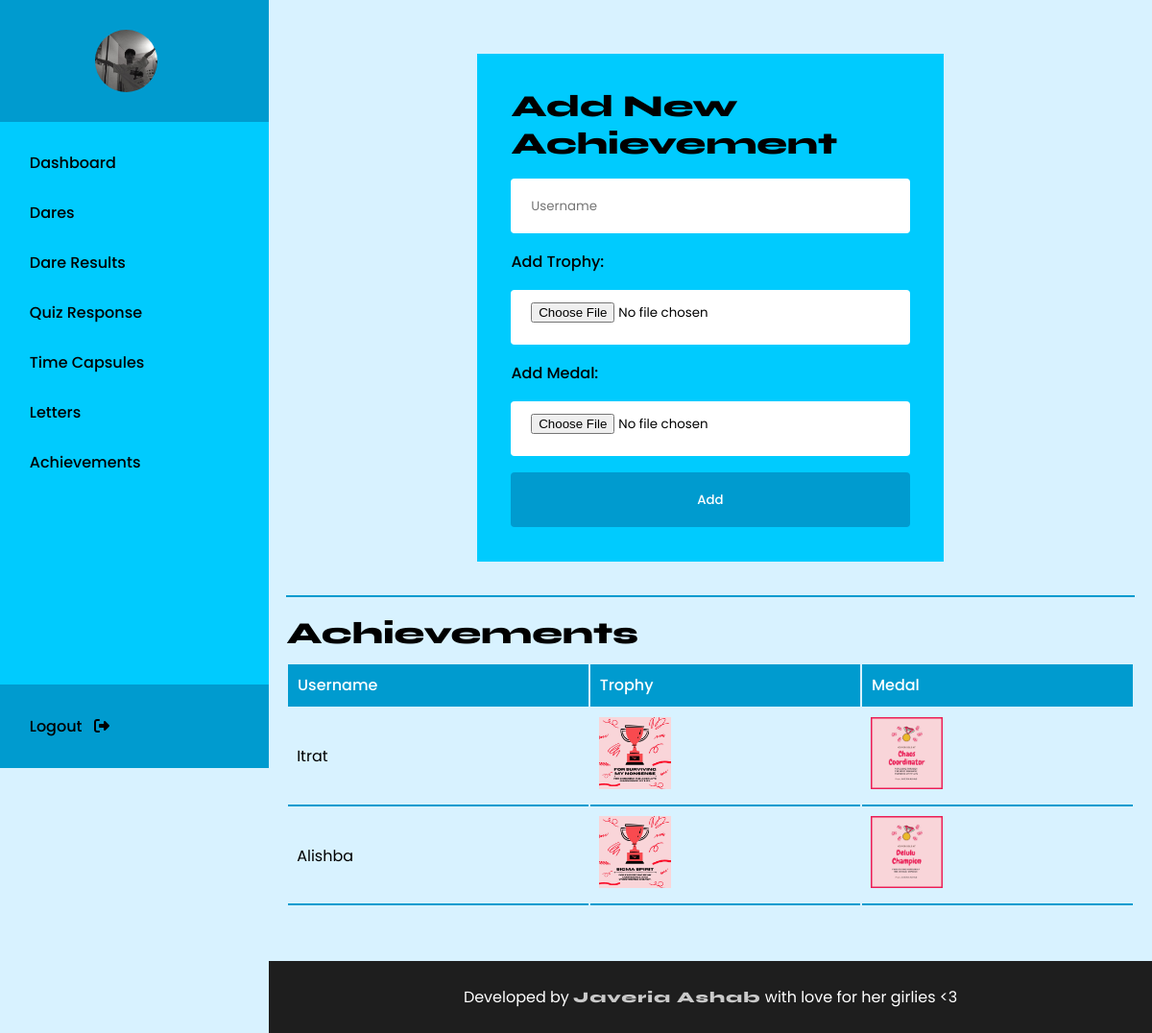
The page /admin/achievements.php on the database its author committed.
### tables this page shows
CREATE TABLE `achievements` (
  `id` int(11) NOT NULL,
  `user_name` varchar(255) NOT NULL,
  `trophy` varchar(255) DEFAULT NULL,
  `medal` varchar(255) DEFAULT NULL
);

### admin/achievements.php (the view, shortened to what this page needs)
<!DOCTYPE html>
<html lang="en">
<head>
    <link rel="stylesheet" href="./style.css">
</head>
<body>
    <?php include("./header.php") ?>
    <main>
    <div class="acheivement-form">
    <form method="post" enctype="multipart/form-data">
        <h1 class="syne-custom">Add New Achievement</h1>
        <input type="text" name="username" placeholder="Username" required>
        <label>Add Trophy:</label>
        <input type="file" name="trophy" required>
        <label>Add Medal:</label>
        <input type="file" name="medal" required>
        <button type="submit" name="add">Add</button>
    </form>
    <div class="achievements">
        <h1 class="syne-custom">Achievements</h1>
        <table>
            <tr>
                <th>Username</th>
                <th>Trophy</th>
                <th>Medal</th>
            </tr>
            <?php
            $sql = "SELECT * FROM achievements";
            $result = $conn->query($sql);
            if ($result->num_rows > 0) {
                while ($row = $result->fetch_assoc()) {
                    echo "<tr>";
                    echo "<td>" . htmlspecialchars($row['user_name']) . "</td>";
                    echo "<td><img src='" . htmlspecialchars($row['trophy']) . "' alt='Trophy'></td>";
                    echo "<td><img src='" . htmlspecialchars($row['medal']) . "' alt='Medal'></td>";
                    echo "</tr>";
                }
            } else {
                echo "<tr><td colspan='3'>No achievements found.</td></tr>";
            }
            ?>
        </table>
    </div>
    </div>
    <?php include("./footer.php") ?>
    </main>
</body>
</html>

### admin/style.css (style rules this page uses)
* { margin: 0; padding: 0; box-sizing: border-box; font-family: 'Poppins', sans-serif; }
:root { --lightest: #D8F2FF; --light02: #84E4F7; --light01: #5ADEFF; --light: #00CBFE; --sky-blue: #00BDFE; }
body { background: var(--lightest); width: 100%; display: flex; }
.syne-custom { font-family: "Syne", sans-serif; font-optical-sizing: auto; font-weight: 800; font-style: normal; }
main { flex-grow: 1; margin-left: 35vh; }
.acheivement-form, .dare-container { width: 100%; height: 100%; display: flex; justify-content: center; align-items: center; flex-direction: column; padding: 2%; }
.acheivement-form form, .dare-container form { width: 55%; display: flex; justify-content: center; align-items: flex-start; flex-direction: column; background: var(--light); padding: 4%; }
.acheivement-form form input[type="text"], .acheivement-form form input[type="number"] { width: 100%; height: 57px; outline: none; border: none; border-radius: 4px; padding: 5%; background: white; margin-top: 17px; }
.acheivement-form form label { margin-top: 17px; font-weight: 500; }
.acheivement-form form input[type="file"] { width: 100%; height: 57px; outline: none; border: none; border-radius: 4px; padding-top: 3%; padding-left: 5%; background: white; margin-top: 17px; }
.acheivement-form form button, .dare-container form button { width: 100%; height: 57px; outline: none; border: none; border-radius: 4px; background: #009bcf; color: white; font-weight: 500; cursor: pointer; transition: all 0.3s ease-in-out; margin-top: 17px; }
.achievements { width: 100%; border-top: solid 2px #009bcf; margin-top: 4%; padding-top: 2%; }
table { width: 100%; margin-top: 11px; }
table th { font-weight: 500; background: #009bcf; color: white; padding: 1.1%; text-align: left; }
table td { padding: 1%; border-bottom: solid 2px #009bcf; min-width: 67px; }
table img { width: 75px; height: 75px; object-fit: cover; }

### rows shown on the page
achievements: user_name "Itrat", trophy (picture), medal (picture)
achievements: user_name "Alishba", trophy (picture), medal (picture)
